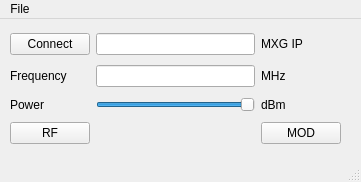
<?xml version="1.0" encoding="UTF-8"?>
<ui version="4.0">
 <class>MainWindow</class>
 <widget class="QMainWindow" name="MainWindow">
  <property name="geometry">
   <rect>
    <x>0</x>
    <y>0</y>
    <width>361</width>
    <height>182</height>
   </rect>
  </property>
  <property name="windowTitle">
   <string>MainWindow</string>
  </property>
  <widget class="QWidget" name="centralwidget">
   <widget class="QWidget" name="gridLayoutWidget">
    <property name="geometry">
     <rect>
      <x>10</x>
      <y>10</y>
      <width>331</width>
      <height>121</height>
     </rect>
    </property>
    <layout class="QGridLayout" name="gridLayout">
     <item row="1" column="2">
      <widget class="QLineEdit" name="lineEdit_2"/>
     </item>
     <item row="1" column="3">
      <widget class="QLabel" name="label_5">
       <property name="text">
        <string>MHz</string>
       </property>
      </widget>
     </item>
     <item row="2" column="3">
      <widget class="QLabel" name="label_3">
       <property name="text">
        <string>dBm</string>
       </property>
      </widget>
     </item>
     <item row="2" column="2">
      <widget class="QSlider" name="horizontalSlider">
       <property name="minimum">
        <number>-100</number>
       </property>
       <property name="maximum">
        <number>0</number>
       </property>
       <property name="orientation">
        <enum>Qt::Horizontal</enum>
       </property>
      </widget>
     </item>
     <item row="1" column="1">
      <widget class="QLabel" name="label_4">
       <property name="text">
        <string>Frequency</string>
       </property>
      </widget>
     </item>
     <item row="0" column="3">
      <widget class="QLabel" name="label">
       <property name="text">
        <string>MXG IP</string>
       </property>
      </widget>
     </item>
     <item row="0" column="2">
      <widget class="QLineEdit" name="lineEdit"/>
     </item>
     <item row="0" column="1">
      <widget class="QPushButton" name="pushButton">
       <property name="text">
        <string>Connect</string>
       </property>
       <property name="shortcut">
        <string>Ctrl+R</string>
       </property>
       <property name="checkable">
        <bool>true</bool>
       </property>
      </widget>
     </item>
     <item row="2" column="1">
      <widget class="QLabel" name="label_2">
       <property name="text">
        <string>Power</string>
       </property>
      </widget>
     </item>
     <item row="3" column="1">
      <widget class="QPushButton" name="pushButton_2">
       <property name="text">
        <string>RF</string>
       </property>
       <property name="checkable">
        <bool>true</bool>
       </property>
      </widget>
     </item>
     <item row="3" column="3">
      <widget class="QPushButton" name="pushButton_3">
       <property name="text">
        <string>MOD</string>
       </property>
       <property name="checkable">
        <bool>true</bool>
       </property>
      </widget>
     </item>
    </layout>
   </widget>
  </widget>
  <widget class="QMenuBar" name="menubar">
   <property name="geometry">
    <rect>
     <x>0</x>
     <y>0</y>
     <width>361</width>
     <height>21</height>
    </rect>
   </property>
   <widget class="QMenu" name="menuFile">
    <property name="title">
     <string>File</string>
    </property>
    <addaction name="actionSave"/>
    <addaction name="actionLoad"/>
   </widget>
   <addaction name="menuFile"/>
  </widget>
  <widget class="QStatusBar" name="statusbar"/>
  <action name="actionSave">
   <property name="text">
    <string>Save</string>
   </property>
   <property name="shortcut">
    <string>Ctrl+S</string>
   </property>
  </action>
  <action name="actionLoad">
   <property name="text">
    <string>Load</string>
   </property>
   <property name="shortcut">
    <string>Ctrl+L</string>
   </property>
  </action>
 </widget>
 <tabstops>
  <tabstop>lineEdit</tabstop>
  <tabstop>lineEdit_2</tabstop>
  <tabstop>horizontalSlider</tabstop>
  <tabstop>pushButton</tabstop>
  <tabstop>pushButton_2</tabstop>
  <tabstop>pushButton_3</tabstop>
 </tabstops>
 <resources/>
 <connections/>
</ui>
